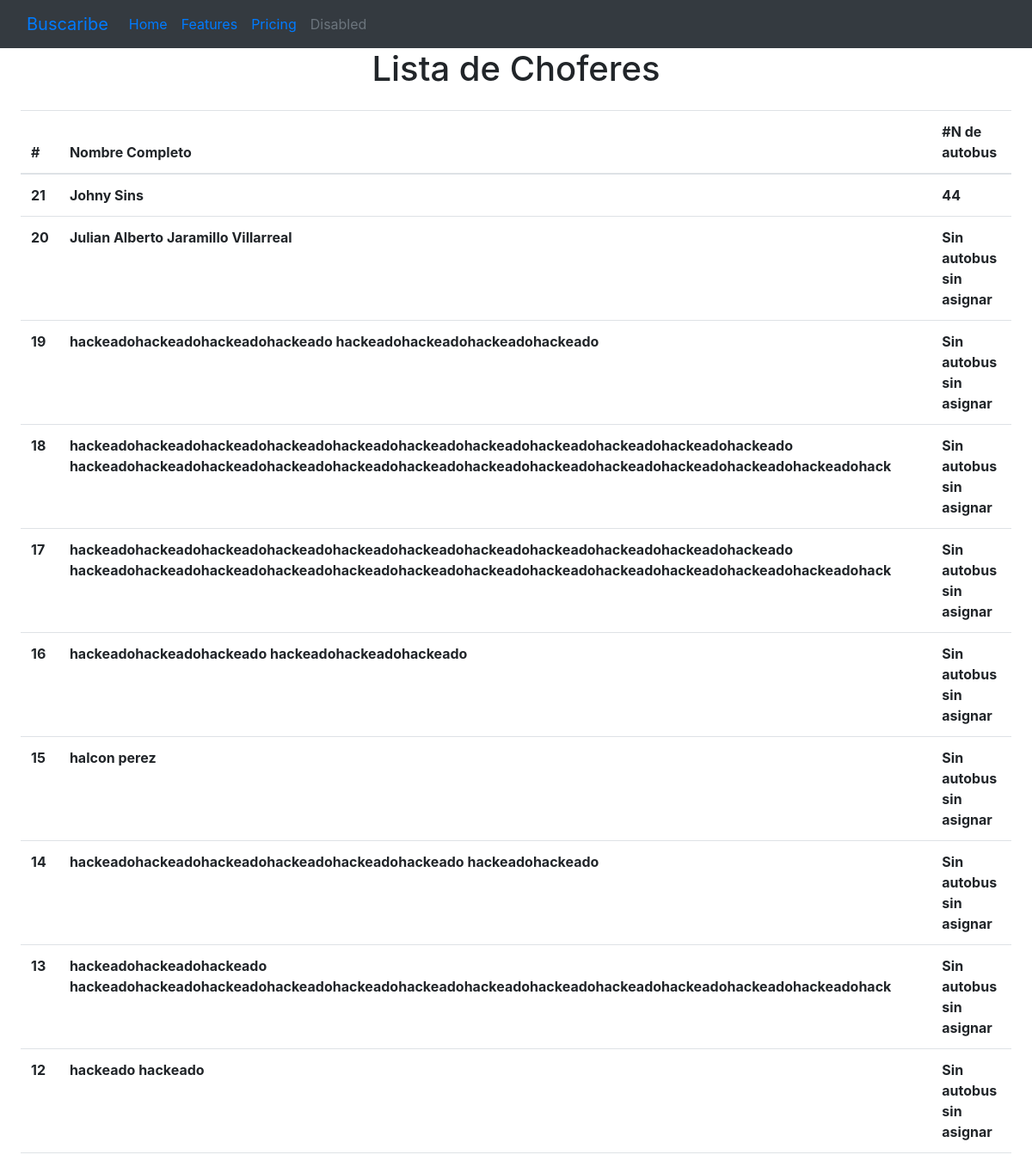
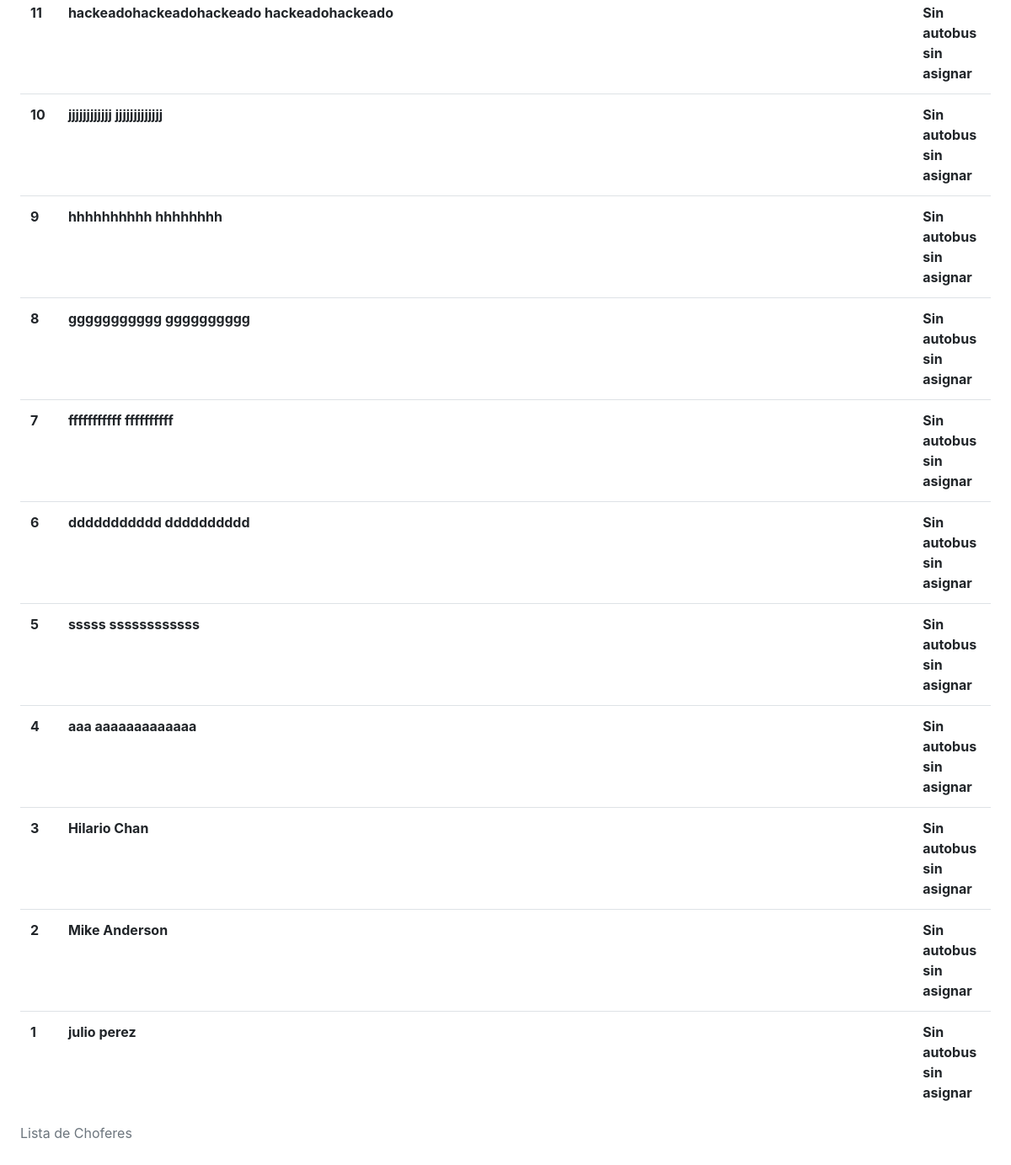
/chofer/lista/, run on the app's committed database (2 pictures, top to bottom).
### apps/chofer/models.py (models this page shows, shortened)
class Chofer(models.Model):
    nombre = models.CharField('Nombre', max_length=100)
    apellidos = models.CharField('Apellidos', max_length=100)
    autobus = models.OneToOneField(Autobus, on_delete=models.SET_NULL, null=True, blank=True)
    class Meta:
        ordering = ('-id',)
        verbose_name = 'Chofer'
        verbose_name_plural = 'Choferes'

class Autobus(models.Model):
    EN_ESPERA = 'EN ESPERA'
    ABORDANDO = 'ABORDANDO'
    SALIENDO = 'SALIENDO'
    EN_VIAJE = 'EN VIAJE'
    LLEGANDO = 'LLEGANDO'
    ESTADO = (
        (EN_ESPERA, EN_ESPERA),
        (ABORDANDO, ABORDANDO),
        (SALIENDO, SALIENDO),
        (EN_VIAJE, EN_VIAJE),
        (LLEGANDO, LLEGANDO)
    )
    nombre = models.CharField('Nombre', max_length=80)
    numero_placa = models.CharField(max_length=20)
    capacidad_pasajeros = models.PositiveIntegerField(verbose_name='Capacidad', default=60)
    asientos_disponibles = models.PositiveIntegerField(verbose_name='Asientos Disponibles', default=0)
    capacidad_asientos = models.PositiveIntegerField(default=40)
    activo = models.BooleanField(default=True)
    estado = models.CharField(max_length=25, choices=ESTADO, default=EN_ESPERA)
    class Meta:
        ordering = ('-id',)
        verbose_name = 'Autobus'
        verbose_name_plural = 'Autobuses'

### apps/chofer/views.py (the view)
# urls.py: path('lista/', lista_choferes, name='lista_choferes'),
def lista_choferes(request):
    choferes = Chofer.objects.all()
    context = {'choferes': choferes}
    return render(request, 'lista_choferes.html', context)

### apps/chofer/templates/lista_choferes.html (shortened to what this page needs)
<!DOCTYPE html>
<html lang="en">
<head>
</head>
<link rel="stylesheet" href="https://stackpath.bootstrapcdn.com/bootstrap/4.5.2/css/bootstrap.min.css">
<body>
<nav class="navbar navbar-expand-lg bg-dark" data-bs-theme="dark">
  <div class="container-fluid">
    <a class="navbar-brand" href="{% url 'index_home' %}">Buscaribe</a>
    <div class="collapse navbar-collapse" id="navbarNav">
      <ul class="navbar-nav">
        <li class="nav-item">
          <a class="nav-link active" aria-current="page" href="#">Home</a>
        </li>
        <li class="nav-item">
          <a class="nav-link" href="#">Features</a>
        </li>
        <li class="nav-item">
          <a class="nav-link" href="#">Pricing</a>
        </li>
        <li class="nav-item">
          <a class="nav-link disabled">Disabled</a>
        </li>
      </ul>
    </div>
  </div>
</nav>
<h1 class="text-center">Lista de Choferes</h1>
<div class="m-4">
    <table class="table caption-top">
  <caption>Lista de Choferes</caption>
  <thead>
    <tr>
      <th scope="col">#</th>
      <th scope="col">Nombre Completo</th>
      <th scope="col">#N de autobus</th>
    </tr>
  </thead>
  <tbody>
  {% for chofer in choferes %}
    <tr>
      <th scope="row">{{ chofer.id }}</th>
      <th scope="row">{{ chofer.nombre }} {{ chofer.apellidos }}</th>
      <th scope="row">{% if chofer.autobus %} {{ chofer.autobus.nombre }} {% else%} Sin autobus sin asignar {% endif %}</th>
    </tr>
  {% endfor %}
  </tbody>
</table>
</div>
</body>
</html>

### data on the page
Chofer: id "21", nombre "Johny", apellidos "Sins", autobus.nombre "44"
Chofer: id "20", nombre "Julian Alberto", apellidos "Jaramillo Villarreal", shows "Sin autobus sin asignar"
Chofer: id "19", nombre "hackeadohackeadohackeadohackeado", apellidos "hackeadohackeadohackeadohackeado", shows "Sin autobus sin asignar"
Chofer: id "18", nombre "hackeadohackeadohackeadohackeadohackeadohackeadohackeadohackeadohackeadohackeadohackeado", apellidos "hackeadohackeadohackeadohackeadohackeadohackeadohackeadohackeadohackeadohackeadohackeadohackeadohack", shows "Sin autobus sin asignar"
Chofer: id "17", nombre "hackeadohackeadohackeadohackeadohackeadohackeadohackeadohackeadohackeadohackeadohackeado", apellidos "hackeadohackeadohackeadohackeadohackeadohackeadohackeadohackeadohackeadohackeadohackeadohackeadohack", shows "Sin autobus sin asignar"
Chofer: id "16", nombre "hackeadohackeadohackeado", apellidos "hackeadohackeadohackeado", shows "Sin autobus sin asignar"
Chofer: id "15", nombre "halcon", apellidos "perez", shows "Sin autobus sin asignar"
Chofer: id "14", nombre "hackeadohackeadohackeadohackeadohackeadohackeado", apellidos "hackeadohackeado", shows "Sin autobus sin asignar"
Chofer: id "13", nombre "hackeadohackeadohackeado", apellidos "hackeadohackeadohackeadohackeadohackeadohackeadohackeadohackeadohackeadohackeadohackeadohackeadohack", shows "Sin autobus sin asignar"
Chofer: id "12", nombre "hackeado", apellidos "hackeado", shows "Sin autobus sin asignar"
Chofer: id "11", nombre "hackeadohackeadohackeado", apellidos "hackeadohackeado", shows "Sin autobus sin asignar"
Chofer: id "10", nombre "jjjjjjjjjjjj", apellidos "jjjjjjjjjjjjj", shows "Sin autobus sin asignar"
Chofer: id "9", nombre "hhhhhhhhhh", apellidos "hhhhhhhh", shows "Sin autobus sin asignar"
Chofer: id "8", nombre "ggggggggggg", apellidos "gggggggggg", shows "Sin autobus sin asignar"
Chofer: id "7", nombre "fffffffffff", apellidos "ffffffffff", shows "Sin autobus sin asignar"
Chofer: id "6", nombre "ddddddddddd", apellidos "dddddddddd", shows "Sin autobus sin asignar"
Chofer: id "5", nombre "sssss", apellidos "ssssssssssss", shows "Sin autobus sin asignar"
Chofer: id "4", nombre "aaa", apellidos "aaaaaaaaaaaaa", shows "Sin autobus sin asignar"
Chofer: id "3", nombre "Hilario", apellidos "Chan", shows "Sin autobus sin asignar"
Chofer: id "2", nombre "Mike", apellidos "Anderson", shows "Sin autobus sin asignar"
Chofer: id "1", nombre "julio", apellidos "perez", shows "Sin autobus sin asignar"
